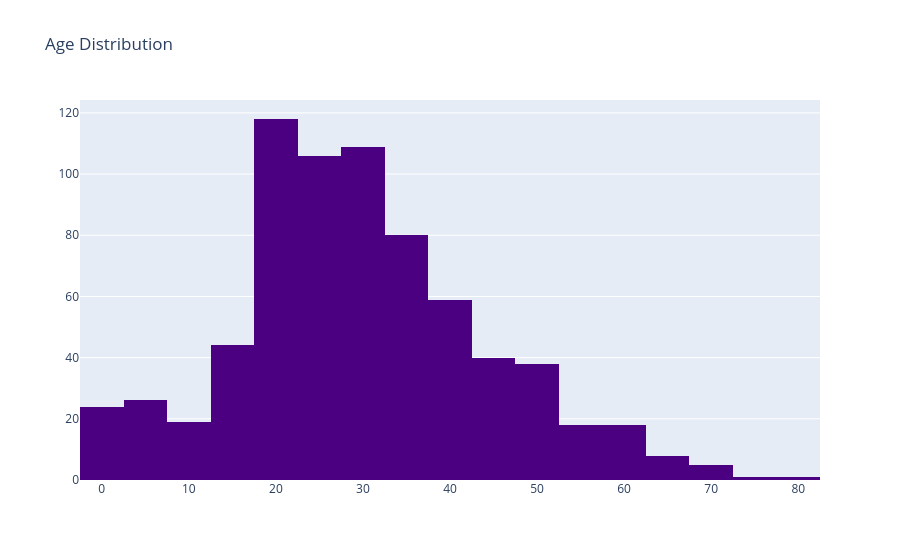

The notebook cell this image was saved under:
### Code cell
trace = go.Histogram(x = data['Age'],
                     nbinsx=20,
                     marker={'color':'indigo'})
layout = go.Layout(title = "Age Distribution")
fig = go.Figure(data = trace,layout = layout)
fig

### Figure 1 — Plotly figure (JSON) as saved in the notebook; plotly's stock layout.template omitted (floating-point values rounded to 4 significant figures; data arrays with more than 128 entries replaced by an {"elided": "..."} marker saying what was removed)
{"data": [{"marker": {"color": "indigo"}, "nbinsx": 20, "type": "histogram", "x": {"elided": "891 float values"}}], "layout": {"title": {"text": "Age Distribution"}}}
